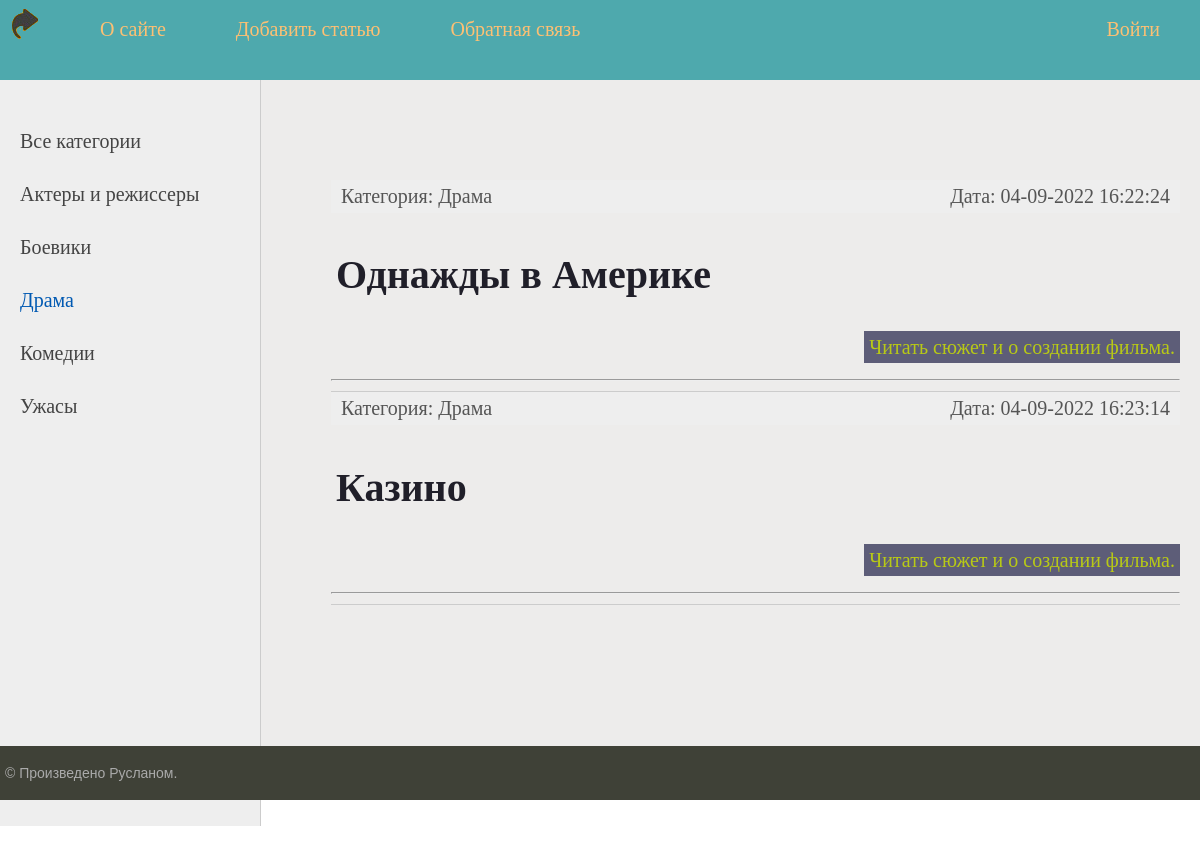
/category/9/, run on the app's committed database.
### movies/models.py (models this page shows, shortened)
class Category(models.Model):
    title_cat = models.CharField(max_length=100, db_index=True, verbose_name="Категория")
    def __str__(self):
        return self.title_cat
    def get_absolute_url(self):
        return reverse('category', kwargs={'cat_id': self.pk})
    class Meta:
        verbose_name="Категории"
        verbose_name_plural="Категории"
        ordering = ['id']

class Movies(models.Model):
    title = models.CharField(max_length=255, verbose_name="Заголовок")
    photo = models.ImageField(upload_to="photos/%Y/%m/%d/", verbose_name="Фото")
    brief_description = models.TextField(blank=True, verbose_name="Краткое описание")
    content = models.TextField(blank=True, verbose_name="Сюжет")
    time_create = models.DateTimeField(auto_now_add=True, verbose_name="Время создания")
    time_update = models.DateTimeField(auto_now=True, verbose_name="Время изменения")
    is_published = models.BooleanField(default=True, verbose_name="Публикация")
    cat = models.ForeignKey('Category', on_delete=models.PROTECT, null=True, verbose_name="Категория")
    actors = models.ManyToManyField('Actor')
    def get_absolute_url(self):
        return reverse('post', kwargs={'post_id': self.pk})
    class Meta:
        verbose_name = "Фильмы"
        verbose_name_plural = "Фильмы"
        ordering = ['id']

### movies/views.py (the view)
# urls.py: path('category/<int:cat_id>/', show_category, name='category'),
def show_category(request, cat_id):
    posts = Movies.objects.filter(cat_id=cat_id)
    if len(posts) == 0:
        raise Http404()
    context = {
        'posts': posts,
        'menu': menu,
        'title': 'Главная страница',
        'cat_selected': cat_id,
    }
    return render(request, 'movies/index.html', context=context)

### movies/templatetags/movies_tags.py (called while the page is built)
@register.inclusion_tag('movies/list_categories.html')
def show_categories(sort=None, cat_selected=0):
    if not sort:
        cats = Category.objects.all()
    else:
        cats = Category.objects.order_by(sort)
    return {"cats": cats, "cat_selected": cat_selected}

### movies/templates/movies/index.html (shortened to what this page needs)
{% extends 'movies/base.html' %}
{% block content %}
<ul class="list-articles">
    {% for p in posts %}
        <li><div class="article-panel">
    <p class="first">Категория: {{ p.cat }}</p>
    <p class="last">Дата: {{ p.time_update|date:"d-m-Y H:i:s"}}</p>
</div>
        <h2 class="mov_title">{{p.title}}</h2>
            <p class="link-read-post"><a href="{{ p.get_absolute_url }}">Читать сюжет и о создании фильма.</a></p>
        <hr>
    </li>
    {% endfor %}
</ul>
{% endblock %}

### movies/templates/movies/list_categories.html
{% for c in cats %}
		{% if c.pk == cat_selected %}
		    <li class="selected">{{c.title_cat}}</li>
		{% else %}
		    <li><a href="{{ c.get_absolute_url }}">{{ c.title_cat }}</a></li>
        {% endif %}
{% endfor %}

### movies/static/movies/css/styles.css (style rules this page uses)
html, body { font-family: 'Playfair Display', serif; margin: 0; padding: 0; height: 100%; width: 100%; color: #444; }
a { color: #0059b2; text-decoration: none; }
p.link-read-post { text-align: right; }
p.link-read-post a { font-size: 20px; padding: 5px; min-width: 100px; background: #5d5d78; color: #b8c916; text-decoration: none; }
div.article-panel { background: #eee; padding: 5px 10px 5px 10px; box-sizing: border-box; overflow: hidden; color: #555; }
div.article-panel p.first { margin: 0; float: left; }
div.article-panel p.last { margin: 0; float: right; }
ul.list-articles { list-style: none; margin: 0; padding: 0; }
ul.list-articles li { border-bottom: 1px solid #ccc; }
.left-chapters ul li { margin: 30px 0 0 0; color: #999; }
.left-chapters ul li.selected { color: #0059b2; }
.left-chapters ul li a { color: #444; text-decoration: none; }
.mov_title { font-size: 40px; padding: 5px; min-width: 100px; color: #201f29; text-decoration: none; }

### data on the page
Category: title_cat "Боевики"
Category: title_cat "Драма"
Category: title_cat "Комедии"
Category: title_cat "Ужасы"
Movies: cat "Драма", time_update "04-09-2022 16:22:24", title "Однажды в Америке"
Movies: cat "Драма", time_update "04-09-2022 16:23:14", title "Казино"

### other printed values
{{ m.title }} "О сайте" "Добавить статью" "Обратная связь"
{{ m.title }} "Войти"
